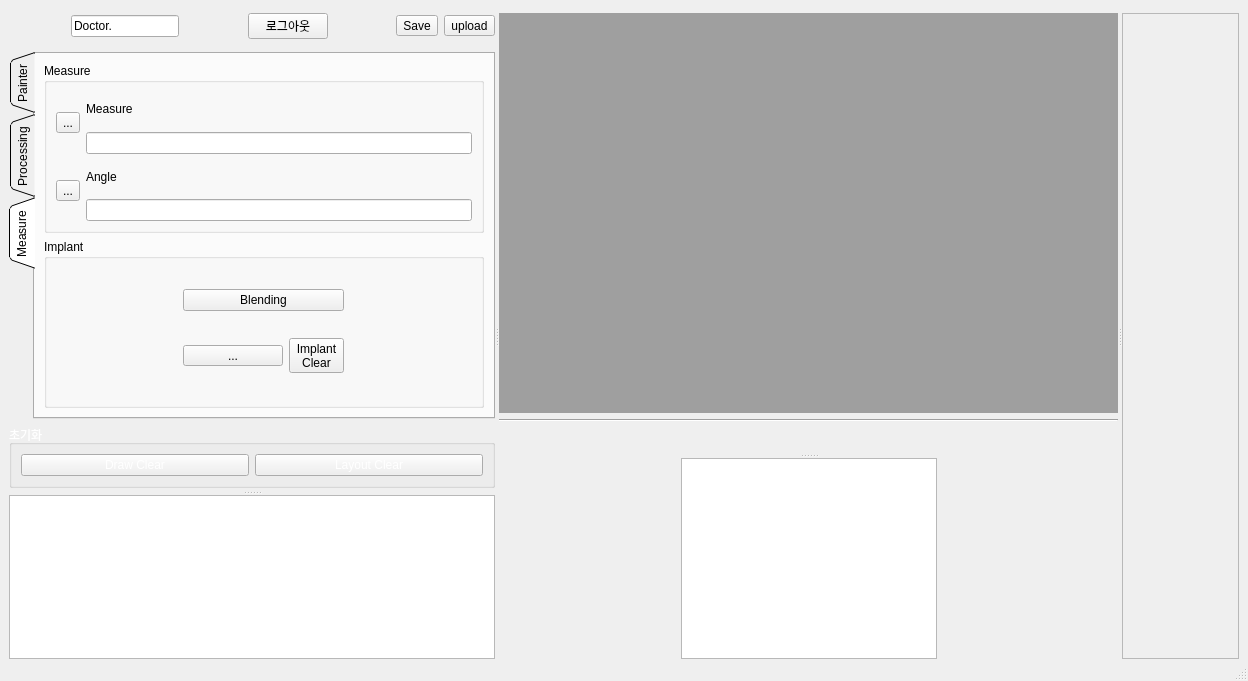
<?xml version="1.0" encoding="UTF-8"?>
<ui version="4.0">
 <class>MainWindow</class>
 <widget class="QMainWindow" name="MainWindow">
  <property name="geometry">
   <rect>
    <x>0</x>
    <y>0</y>
    <width>1248</width>
    <height>681</height>
   </rect>
  </property>
  <property name="windowTitle">
   <string>MainWindow</string>
  </property>
  <property name="styleSheet">
   <string notr="true">QMainWindow {background-color: rgb(32, 56, 100)};

</string>
  </property>
  <widget class="QWidget" name="centralwidget">
   <layout class="QVBoxLayout" name="verticalLayout_2">
    <property name="topMargin">
     <number>13</number>
    </property>
    <property name="bottomMargin">
     <number>0</number>
    </property>
    <item>
     <widget class="QSplitter" name="splitter4">
      <property name="orientation">
       <enum>Qt::Horizontal</enum>
      </property>
      <widget class="QSplitter" name="splitter3">
       <property name="orientation">
        <enum>Qt::Horizontal</enum>
       </property>
       <widget class="QSplitter" name="splitter">
        <property name="orientation">
         <enum>Qt::Vertical</enum>
        </property>
        <widget class="QWidget" name="layoutWidget">
         <layout class="QVBoxLayout" name="verticalLayout_8">
          <item>
           <layout class="QVBoxLayout" name="verticalLayout_5">
            <item>
             <layout class="QHBoxLayout" name="horizontalLayout_13">
              <item>
               <spacer name="horizontalSpacer_8">
                <property name="orientation">
                 <enum>Qt::Horizontal</enum>
                </property>
                <property name="sizeHint" stdset="0">
                 <size>
                  <width>40</width>
                  <height>20</height>
                 </size>
                </property>
               </spacer>
              </item>
              <item>
               <widget class="QLineEdit" name="doctorNameLineEdit">
                <property name="text">
                 <string>Doctor.</string>
                </property>
                <property name="readOnly">
                 <bool>true</bool>
                </property>
               </widget>
              </item>
              <item>
               <spacer name="horizontalSpacer_7">
                <property name="orientation">
                 <enum>Qt::Horizontal</enum>
                </property>
                <property name="sizeHint" stdset="0">
                 <size>
                  <width>40</width>
                  <height>20</height>
                 </size>
                </property>
               </spacer>
              </item>
              <item>
               <widget class="QPushButton" name="logoutPushButton">
                <property name="text">
                 <string>로그아웃</string>
                </property>
               </widget>
              </item>
              <item>
               <spacer name="horizontalSpacer">
                <property name="orientation">
                 <enum>Qt::Horizontal</enum>
                </property>
                <property name="sizeHint" stdset="0">
                 <size>
                  <width>40</width>
                  <height>20</height>
                 </size>
                </property>
               </spacer>
              </item>
              <item>
               <widget class="QToolButton" name="saveToolButton">
                <property name="text">
                 <string>Save</string>
                </property>
               </widget>
              </item>
              <item>
               <widget class="QToolButton" name="uploadButton">
                <property name="text">
                 <string>upload</string>
                </property>
               </widget>
              </item>
             </layout>
            </item>
            <item>
             <spacer name="verticalSpacer_3">
              <property name="orientation">
               <enum>Qt::Vertical</enum>
              </property>
              <property name="sizeHint" stdset="0">
               <size>
                <width>20</width>
                <height>40</height>
               </size>
              </property>
             </spacer>
            </item>
           </layout>
          </item>
          <item>
           <widget class="QTabWidget" name="tabWidget">
            <property name="tabPosition">
             <enum>QTabWidget::West</enum>
            </property>
            <property name="tabShape">
             <enum>QTabWidget::Triangular</enum>
            </property>
            <property name="currentIndex">
             <number>2</number>
            </property>
            <widget class="QWidget" name="painterTab">
             <attribute name="title">
              <string>Painter</string>
             </attribute>
             <layout class="QVBoxLayout" name="verticalLayout">
              <item>
               <widget class="QGroupBox" name="brushGroupBox">
                <property name="styleSheet">
                 <string notr="true">QGroupBox {color: rgb(255, 255, 255)};</string>
                </property>
                <property name="title">
                 <string>Brush</string>
                </property>
                <layout class="QVBoxLayout" name="verticalLayout_14">
                 <item>
                  <layout class="QHBoxLayout" name="horizontalLayout_6">
                   <item>
                    <widget class="QToolButton" name="cursorToolButton">
                     <property name="text">
                      <string>...</string>
                     </property>
                     <property name="icon">
                      <iconset resource="Image.qrc">
                       <normaloff>:/icon/Image/Cursor.png</normaloff>:/icon/Image/Cursor.png</iconset>
                     </property>
                     <property name="iconSize">
                      <size>
                       <width>30</width>
                       <height>30</height>
                      </size>
                     </property>
                    </widget>
                   </item>
                   <item>
                    <widget class="QToolButton" name="brushToolButton">
                     <property name="styleSheet">
                      <string notr="true">QToolButton {color: rgb(255, 255, 255)};
</string>
                     </property>
                     <property name="text">
                      <string>Brush</string>
                     </property>
                     <property name="icon">
                      <iconset resource="Image.qrc">
                       <normaloff>:/icon/Image/Brush.png</normaloff>:/icon/Image/Brush.png</iconset>
                     </property>
                    </widget>
                   </item>
                   <item>
                    <widget class="QPushButton" name="deletePushButton">
                     <property name="text">
                      <string>PushButton</string>
                     </property>
                    </widget>
                   </item>
                  </layout>
                 </item>
                </layout>
               </widget>
              </item>
              <item>
               <widget class="QGroupBox" name="figureGroupBox">
                <property name="styleSheet">
                 <string notr="true">QGroupBox {color: rgb(255, 255, 255)};</string>
                </property>
                <property name="title">
                 <string>Figure</string>
                </property>
                <layout class="QHBoxLayout" name="horizontalLayout_3">
                 <item>
                  <widget class="QToolButton" name="circleToolButton">
                   <property name="minimumSize">
                    <size>
                     <width>0</width>
                     <height>0</height>
                    </size>
                   </property>
                   <property name="text">
                    <string>...</string>
                   </property>
                   <property name="icon">
                    <iconset resource="Image.qrc">
                     <normaloff>:/icon/Image/circle2.png</normaloff>:/icon/Image/circle2.png</iconset>
                   </property>
                   <property name="iconSize">
                    <size>
                     <width>30</width>
                     <height>30</height>
                    </size>
                   </property>
                  </widget>
                 </item>
                 <item>
                  <widget class="QToolButton" name="triangleToolButton">
                   <property name="minimumSize">
                    <size>
                     <width>0</width>
                     <height>0</height>
                    </size>
                   </property>
                   <property name="text">
                    <string>...</string>
                   </property>
                   <property name="icon">
                    <iconset resource="Image.qrc">
                     <normaloff>:/icon/Image/triangle2.png</normaloff>:/icon/Image/triangle2.png</iconset>
                   </property>
                   <property name="iconSize">
                    <size>
                     <width>30</width>
                     <height>30</height>
                    </size>
                   </property>
                  </widget>
                 </item>
                 <item>
                  <widget class="QToolButton" name="rectangleToolButton">
                   <property name="minimumSize">
                    <size>
                     <width>0</width>
                     <height>0</height>
                    </size>
                   </property>
                   <property name="text">
                    <string>...</string>
                   </property>
                   <property name="icon">
                    <iconset resource="Image.qrc">
                     <normaloff>:/icon/Image/rectangle2.png</normaloff>:/icon/Image/rectangle2.png</iconset>
                   </property>
                   <property name="iconSize">
                    <size>
                     <width>30</width>
                     <height>30</height>
                    </size>
                   </property>
                  </widget>
                 </item>
                 <item>
                  <widget class="QToolButton" name="arrowToolButton">
                   <property name="minimumSize">
                    <size>
                     <width>0</width>
                     <height>0</height>
                    </size>
                   </property>
                   <property name="text">
                    <string>...</string>
                   </property>
                   <property name="icon">
                    <iconset resource="Image.qrc">
                     <normaloff>:/icon/Image/arrow3.png</normaloff>:/icon/Image/arrow3.png</iconset>
                   </property>
                   <property name="iconSize">
                    <size>
                     <width>30</width>
                     <height>30</height>
                    </size>
                   </property>
                  </widget>
                 </item>
                 <item>
                  <widget class="QToolButton" name="lineToolButton">
                   <property name="text">
                    <string>...</string>
                   </property>
                   <property name="icon">
                    <iconset resource="Image.qrc">
                     <normaloff>:/icon/Image/Line.png</normaloff>:/icon/Image/Line.png</iconset>
                   </property>
                   <property name="iconSize">
                    <size>
                     <width>30</width>
                     <height>30</height>
                    </size>
                   </property>
                  </widget>
                 </item>
                </layout>
               </widget>
              </item>
              <item>
               <widget class="QGroupBox" name="colorGroupBox">
                <property name="styleSheet">
                 <string notr="true">QGroupBox {color: rgb(255, 255, 255)};</string>
                </property>
                <property name="title">
                 <string>Color</string>
                </property>
                <layout class="QHBoxLayout" name="horizontalLayout_4">
                 <item>
                  <widget class="QToolButton" name="colorToolButton">
                   <property name="layoutDirection">
                    <enum>Qt::LeftToRight</enum>
                   </property>
                   <property name="text">
                    <string>Color</string>
                   </property>
                   <property name="icon">
                    <iconset resource="Image.qrc">
                     <normaloff>:/icon/Image/color.png</normaloff>:/icon/Image/color.png</iconset>
                   </property>
                   <property name="iconSize">
                    <size>
                     <width>150</width>
                     <height>15</height>
                    </size>
                   </property>
                  </widget>
                 </item>
                 <item>
                  <widget class="QDoubleSpinBox" name="doubleSpinBox"/>
                 </item>
                </layout>
               </widget>
              </item>
              <item>
               <widget class="QTextEdit" name="textEdit">
                <property name="maximumSize">
                 <size>
                  <width>16777215</width>
                  <height>40</height>
                 </size>
                </property>
               </widget>
              </item>
              <item>
               <widget class="QPushButton" name="printPushButton">
                <property name="text">
                 <string>Print</string>
                </property>
               </widget>
              </item>
              <item>
               <widget class="QGroupBox" name="groupBox_2">
                <property name="styleSheet">
                 <string notr="true">QGroupBox {color: rgb(255, 255, 255)};</string>
                </property>
                <property name="title">
                 <string>Rotate</string>
                </property>
                <layout class="QVBoxLayout" name="verticalLayout_15">
                 <item>
                  <widget class="QDoubleSpinBox" name="rotateDoubleSpinBox">
                   <property name="minimum">
                    <double>-360.000000000000000</double>
                   </property>
                   <property name="maximum">
                    <double>360.000000000000000</double>
                   </property>
                  </widget>
                 </item>
                </layout>
               </widget>
              </item>
             </layout>
            </widget>
            <widget class="QWidget" name="processingTab">
             <attribute name="title">
              <string>Processing</string>
             </attribute>
             <layout class="QVBoxLayout" name="verticalLayout_4">
              <item>
               <widget class="QGroupBox" name="groupBox">
                <property name="styleSheet">
                 <string notr="true">QGroupBox {color: rgb(255, 255, 255)};
</string>
                </property>
                <property name="title">
                 <string>GroupBox</string>
                </property>
                <layout class="QVBoxLayout" name="verticalLayout_13">
                 <item>
                  <layout class="QVBoxLayout" name="verticalLayout_12">
                   <item>
                    <layout class="QHBoxLayout" name="horizontalLayout_2">
                     <item>
                      <layout class="QVBoxLayout" name="verticalLayout_9">
                       <item>
                        <widget class="QLabel" name="label">
                         <property name="styleSheet">
                          <string notr="true">QLabel {color: rgb(255, 255, 255)};</string>
                         </property>
                         <property name="text">
                          <string>brightness</string>
                         </property>
                         <property name="buddy">
                          <cstring>brightnessSlider</cstring>
                         </property>
                        </widget>
                       </item>
                       <item>
                        <widget class="QSlider" name="brightnessSlider">
                         <property name="orientation">
                          <enum>Qt::Horizontal</enum>
                         </property>
                        </widget>
                       </item>
                      </layout>
                     </item>
                     <item>
                      <layout class="QVBoxLayout" name="verticalLayout_10">
                       <item>
                        <widget class="QLabel" name="label_2">
                         <property name="styleSheet">
                          <string notr="true">QLabel {color: rgb(255, 255, 255)};</string>
                         </property>
                         <property name="text">
                          <string>contrast</string>
                         </property>
                         <property name="buddy">
                          <cstring>contrastSlider</cstring>
                         </property>
                        </widget>
                       </item>
                       <item>
                        <widget class="QSlider" name="contrastSlider">
                         <property name="orientation">
                          <enum>Qt::Horizontal</enum>
                         </property>
                        </widget>
                       </item>
                      </layout>
                     </item>
                    </layout>
                   </item>
                   <item>
                    <layout class="QHBoxLayout" name="horizontalLayout">
                     <item>
                      <widget class="QToolButton" name="sharpenToolButton">
                       <property name="text">
                        <string>...</string>
                       </property>
                       <property name="icon">
                        <iconset resource="Image.qrc">
                         <normaloff>:/icon/Image/sharpen.png</normaloff>:/icon/Image/sharpen.png</iconset>
                       </property>
                       <property name="iconSize">
                        <size>
                         <width>30</width>
                         <height>30</height>
                        </size>
                       </property>
                      </widget>
                     </item>
                     <item>
                      <widget class="QToolButton" name="inversionToolButton">
                       <property name="text">
                        <string>...</string>
                       </property>
                       <property name="icon">
                        <iconset resource="Image.qrc">
                         <normaloff>:/icon/Image/Contrast.png</normaloff>:/icon/Image/Contrast.png</iconset>
                       </property>
                       <property name="iconSize">
                        <size>
                         <width>30</width>
                         <height>30</height>
                        </size>
                       </property>
                      </widget>
                     </item>
                     <item>
                      <widget class="QToolButton" name="verticalFlipToolButton">
                       <property name="text">
                        <string>...</string>
                       </property>
                       <property name="icon">
                        <iconset resource="Image.qrc">
                         <normaloff>:/icon/Image/vertical flip.png</normaloff>:/icon/Image/vertical flip.png</iconset>
                       </property>
                       <property name="iconSize">
                        <size>
                         <width>30</width>
                         <height>30</height>
                        </size>
                       </property>
                      </widget>
                     </item>
                     <item>
                      <widget class="QToolButton" name="horizontalFlipToolButton">
                       <property name="text">
                        <string>...</string>
                       </property>
                       <property name="icon">
                        <iconset resource="Image.qrc">
                         <normaloff>:/icon/Image/horizontal flip.png</normaloff>:/icon/Image/horizontal flip.png</iconset>
                       </property>
                       <property name="iconSize">
                        <size>
                         <width>30</width>
                         <height>30</height>
                        </size>
                       </property>
                      </widget>
                     </item>
                    </layout>
                   </item>
                   <item>
                    <widget class="QPushButton" name="processingClearPushButton">
                     <property name="text">
                      <string>processingClear</string>
                     </property>
                    </widget>
                   </item>
                  </layout>
                 </item>
                </layout>
               </widget>
              </item>
              <item>
               <widget class="QGroupBox" name="imageGroupBox">
                <property name="styleSheet">
                 <string notr="true">QGroupBox {color: rgb(255, 255, 255)};</string>
                </property>
                <property name="title">
                 <string>Image</string>
                </property>
                <layout class="QVBoxLayout" name="verticalLayout_3">
                 <item>
                  <layout class="QHBoxLayout" name="horizontalLayout_10">
                   <item>
                    <widget class="QToolButton" name="zoomInToolButton">
                     <property name="text">
                      <string>...</string>
                     </property>
                     <property name="icon">
                      <iconset resource="Image.qrc">
                       <normaloff>:/icon/Image/zoom.png</normaloff>:/icon/Image/zoom.png</iconset>
                     </property>
                     <property name="iconSize">
                      <size>
                       <width>30</width>
                       <height>30</height>
                      </size>
                     </property>
                    </widget>
                   </item>
                   <item>
                    <widget class="QToolButton" name="zoomOutToolButton">
                     <property name="text">
                      <string>...</string>
                     </property>
                     <property name="icon">
                      <iconset resource="Image.qrc">
                       <normaloff>:/icon/Image/zoomOut.png</normaloff>:/icon/Image/zoomOut.png</iconset>
                     </property>
                     <property name="iconSize">
                      <size>
                       <width>30</width>
                       <height>30</height>
                      </size>
                     </property>
                    </widget>
                   </item>
                   <item>
                    <widget class="QToolButton" name="panningToolButton">
                     <property name="text">
                      <string>...</string>
                     </property>
                     <property name="icon">
                      <iconset resource="Image.qrc">
                       <normaloff>:/icon/Image/panning.png</normaloff>:/icon/Image/panning.png</iconset>
                     </property>
                     <property name="iconSize">
                      <size>
                       <width>30</width>
                       <height>30</height>
                      </size>
                     </property>
                    </widget>
                   </item>
                  </layout>
                 </item>
                 <item>
                  <layout class="QHBoxLayout" name="horizontalLayout_12">
                   <item>
                    <widget class="QToolButton" name="leftRotateToolButton">
                     <property name="text">
                      <string>...</string>
                     </property>
                     <property name="icon">
                      <iconset resource="Image.qrc">
                       <normaloff>:/icon/Image/rotate_L.png</normaloff>:/icon/Image/rotate_L.png</iconset>
                     </property>
                     <property name="iconSize">
                      <size>
                       <width>30</width>
                       <height>30</height>
                      </size>
                     </property>
                    </widget>
                   </item>
                   <item>
                    <widget class="QToolButton" name="rightRotateToolButton">
                     <property name="text">
                      <string>...</string>
                     </property>
                     <property name="icon">
                      <iconset resource="Image.qrc">
                       <normaloff>:/icon/Image/rotate_R.png</normaloff>:/icon/Image/rotate_R.png</iconset>
                     </property>
                     <property name="iconSize">
                      <size>
                       <width>30</width>
                       <height>30</height>
                      </size>
                     </property>
                    </widget>
                   </item>
                   <item>
                    <widget class="QPushButton" name="sourceSizePushButton">
                     <property name="styleSheet">
                      <string notr="true">QPushButton {background-color: rgb(217, 217, 217)};</string>
                     </property>
                     <property name="text">
                      <string>Source
Size</string>
                     </property>
                    </widget>
                   </item>
                  </layout>
                 </item>
                </layout>
               </widget>
              </item>
             </layout>
            </widget>
            <widget class="QWidget" name="measueTab">
             <attribute name="title">
              <string>Measure</string>
             </attribute>
             <layout class="QVBoxLayout" name="verticalLayout_6">
              <item>
               <widget class="QGroupBox" name="measureGroupBox">
                <property name="styleSheet">
                 <string notr="true">QGroupBox {color: rgb(255, 255, 255)};</string>
                </property>
                <property name="title">
                 <string>Measure</string>
                </property>
                <layout class="QVBoxLayout" name="verticalLayout_19">
                 <item>
                  <layout class="QVBoxLayout" name="verticalLayout_18">
                   <item>
                    <layout class="QHBoxLayout" name="horizontalLayout_5">
                     <item>
                      <widget class="QToolButton" name="rulerToolButton">
                       <property name="minimumSize">
                        <size>
                         <width>0</width>
                         <height>0</height>
                        </size>
                       </property>
                       <property name="text">
                        <string>...</string>
                       </property>
                       <property name="icon">
                        <iconset resource="Image.qrc">
                         <normaloff>:/icon/Image/ruler.png</normaloff>:/icon/Image/ruler.png</iconset>
                       </property>
                       <property name="iconSize">
                        <size>
                         <width>30</width>
                         <height>30</height>
                        </size>
                       </property>
                      </widget>
                     </item>
                     <item>
                      <layout class="QVBoxLayout" name="verticalLayout_16">
                       <item>
                        <widget class="QLabel" name="label_3">
                         <property name="text">
                          <string>Measure</string>
                         </property>
                        </widget>
                       </item>
                       <item>
                        <widget class="QLineEdit" name="rulerLineEdit"/>
                       </item>
                      </layout>
                     </item>
                    </layout>
                   </item>
                   <item>
                    <layout class="QHBoxLayout" name="horizontalLayout_7">
                     <item>
                      <widget class="QToolButton" name="protractorToolButton">
                       <property name="minimumSize">
                        <size>
                         <width>0</width>
                         <height>0</height>
                        </size>
                       </property>
                       <property name="text">
                        <string>...</string>
                       </property>
                       <property name="icon">
                        <iconset resource="Image.qrc">
                         <normaloff>:/icon/Image/progtractor.png</normaloff>:/icon/Image/progtractor.png</iconset>
                       </property>
                       <property name="iconSize">
                        <size>
                         <width>30</width>
                         <height>30</height>
                        </size>
                       </property>
                      </widget>
                     </item>
                     <item>
                      <layout class="QVBoxLayout" name="verticalLayout_17">
                       <item>
                        <widget class="QLabel" name="angleLabel">
                         <property name="text">
                          <string>Angle</string>
                         </property>
                        </widget>
                       </item>
                       <item>
                        <widget class="QLineEdit" name="angleLineEdit"/>
                       </item>
                      </layout>
                     </item>
                    </layout>
                   </item>
                  </layout>
                 </item>
                </layout>
               </widget>
              </item>
              <item>
               <widget class="QGroupBox" name="implantGroupBox">
                <property name="styleSheet">
                 <string notr="true">QGroupBox {color: rgb(255, 255, 255)};</string>
                </property>
                <property name="title">
                 <string>Implant</string>
                </property>
                <layout class="QGridLayout" name="gridLayout">
                 <item row="0" column="0">
                  <widget class="QPushButton" name="blendingPushButton">
                   <property name="text">
                    <string>Blending</string>
                   </property>
                  </widget>
                 </item>
                 <item row="1" column="0">
                  <layout class="QHBoxLayout" name="horizontalLayout_9">
                   <item>
                    <widget class="QToolButton" name="implantToolButton">
                     <property name="minimumSize">
                      <size>
                       <width>100</width>
                       <height>0</height>
                      </size>
                     </property>
                     <property name="sizeIncrement">
                      <size>
                       <width>0</width>
                       <height>0</height>
                      </size>
                     </property>
                     <property name="text">
                      <string>...</string>
                     </property>
                     <property name="icon">
                      <iconset resource="Image.qrc">
                       <normaloff>:/icon/Image/implant.png</normaloff>:/icon/Image/implant.png</iconset>
                     </property>
                     <property name="iconSize">
                      <size>
                       <width>30</width>
                       <height>30</height>
                      </size>
                     </property>
                    </widget>
                   </item>
                   <item>
                    <widget class="QToolButton" name="implantClearToolButton">
                     <property name="text">
                      <string>Implant
Clear</string>
                     </property>
                    </widget>
                   </item>
                  </layout>
                 </item>
                </layout>
               </widget>
              </item>
             </layout>
            </widget>
           </widget>
          </item>
          <item>
           <layout class="QVBoxLayout" name="verticalLayout_7">
            <item>
             <spacer name="verticalSpacer_4">
              <property name="orientation">
               <enum>Qt::Vertical</enum>
              </property>
              <property name="sizeHint" stdset="0">
               <size>
                <width>20</width>
                <height>15</height>
               </size>
              </property>
             </spacer>
            </item>
            <item>
             <widget class="QGroupBox" name="initializationGroupBox">
              <property name="palette">
               <palette>
                <active>
                 <colorrole role="WindowText">
                  <brush brushstyle="SolidPattern">
                   <color alpha="255">
                    <red>255</red>
                    <green>255</green>
                    <blue>255</blue>
                   </color>
                  </brush>
                 </colorrole>
                 <colorrole role="Text">
                  <brush brushstyle="SolidPattern">
                   <color alpha="255">
                    <red>255</red>
                    <green>255</green>
                    <blue>255</blue>
                   </color>
                  </brush>
                 </colorrole>
                 <colorrole role="ButtonText">
                  <brush brushstyle="SolidPattern">
                   <color alpha="255">
                    <red>255</red>
                    <green>255</green>
                    <blue>255</blue>
                   </color>
                  </brush>
                 </colorrole>
                 <colorrole role="PlaceholderText">
                  <brush brushstyle="SolidPattern">
                   <color alpha="255">
                    <red>255</red>
                    <green>255</green>
                    <blue>255</blue>
                   </color>
                  </brush>
                 </colorrole>
                </active>
                <inactive>
                 <colorrole role="WindowText">
                  <brush brushstyle="SolidPattern">
                   <color alpha="255">
                    <red>255</red>
                    <green>255</green>
                    <blue>255</blue>
                   </color>
                  </brush>
                 </colorrole>
                 <colorrole role="Text">
                  <brush brushstyle="SolidPattern">
                   <color alpha="255">
                    <red>255</red>
                    <green>255</green>
                    <blue>255</blue>
                   </color>
                  </brush>
                 </colorrole>
                 <colorrole role="ButtonText">
                  <brush brushstyle="SolidPattern">
                   <color alpha="255">
                    <red>255</red>
                    <green>255</green>
                    <blue>255</blue>
                   </color>
                  </brush>
                 </colorrole>
                 <colorrole role="PlaceholderText">
                  <brush brushstyle="SolidPattern">
                   <color alpha="255">
                    <red>255</red>
                    <green>255</green>
                    <blue>255</blue>
                   </color>
                  </brush>
                 </colorrole>
                </inactive>
                <disabled>
                 <colorrole role="WindowText">
                  <brush brushstyle="SolidPattern">
                   <color alpha="255">
                    <red>255</red>
                    <green>255</green>
                    <blue>255</blue>
                   </color>
                  </brush>
                 </colorrole>
                 <colorrole role="Text">
                  <brush brushstyle="SolidPattern">
                   <color alpha="255">
                    <red>255</red>
                    <green>255</green>
                    <blue>255</blue>
                   </color>
                  </brush>
                 </colorrole>
                 <colorrole role="ButtonText">
                  <brush brushstyle="SolidPattern">
                   <color alpha="255">
                    <red>255</red>
                    <green>255</green>
                    <blue>255</blue>
                   </color>
                  </brush>
                 </colorrole>
                 <colorrole role="PlaceholderText">
                  <brush brushstyle="SolidPattern">
                   <color alpha="255">
                    <red>255</red>
                    <green>255</green>
                    <blue>255</blue>
                   </color>
                  </brush>
                 </colorrole>
                </disabled>
               </palette>
              </property>
              <property name="autoFillBackground">
               <bool>false</bool>
              </property>
              <property name="styleSheet">
               <string notr="true">QGroupBox {color: rgb(255, 255, 255)};


</string>
              </property>
              <property name="title">
               <string>초기화</string>
              </property>
              <property name="checkable">
               <bool>false</bool>
              </property>
              <layout class="QHBoxLayout" name="horizontalLayout_8">
               <item>
                <widget class="QPushButton" name="drawClearPushButton">
                 <property name="styleSheet">
                  <string notr="true">QPushButton {background-color: rgb(217, 217, 217)};</string>
                 </property>
                 <property name="text">
                  <string>Draw Clear</string>
                 </property>
                </widget>
               </item>
               <item>
                <widget class="QPushButton" name="layoutClearPushButton">
                 <property name="styleSheet">
                  <string notr="true">QPushButton {background-color: rgb(217, 217, 217)};
</string>
                 </property>
                 <property name="text">
                  <string>Layout Clear</string>
                 </property>
                </widget>
               </item>
              </layout>
             </widget>
            </item>
           </layout>
          </item>
          <item>
           <spacer name="verticalSpacer_2">
            <property name="orientation">
             <enum>Qt::Vertical</enum>
            </property>
            <property name="sizeHint" stdset="0">
             <size>
              <width>256</width>
              <height>36</height>
             </size>
            </property>
           </spacer>
          </item>
         </layout>
        </widget>
        <widget class="QTableView" name="patientTableView">
         <property name="editTriggers">
          <set>QAbstractItemView::NoEditTriggers</set>
         </property>
         <property name="alternatingRowColors">
          <bool>true</bool>
         </property>
         <property name="selectionBehavior">
          <enum>QAbstractItemView::SelectRows</enum>
         </property>
         <attribute name="verticalHeaderDefaultSectionSize">
          <number>30</number>
         </attribute>
        </widget>
       </widget>
       <widget class="QSplitter" name="splitter2">
        <property name="orientation">
         <enum>Qt::Vertical</enum>
        </property>
        <widget class="QWidget" name="layoutWidget">
         <layout class="QVBoxLayout" name="verticalLayout_11">
          <item>
           <widget class="QMdiArea" name="mdiArea">
            <property name="styleSheet">
             <string notr="true">QMdiArea {background-color: rgb(32, 56, 100)};
</string>
            </property>
            <property name="viewMode">
             <enum>QMdiArea::TabbedView</enum>
            </property>
           </widget>
          </item>
          <item>
           <widget class="Line" name="line">
            <property name="orientation">
             <enum>Qt::Horizontal</enum>
            </property>
           </widget>
          </item>
          <item>
           <spacer name="verticalSpacer">
            <property name="orientation">
             <enum>Qt::Vertical</enum>
            </property>
            <property name="sizeHint" stdset="0">
             <size>
              <width>522</width>
              <height>13</height>
             </size>
            </property>
           </spacer>
          </item>
         </layout>
        </widget>
        <widget class="QWidget" name="layoutWidget">
         <layout class="QHBoxLayout" name="horizontalLayout_14">
          <item>
           <spacer name="horizontalSpacer_9">
            <property name="orientation">
             <enum>Qt::Horizontal</enum>
            </property>
            <property name="sizeHint" stdset="0">
             <size>
              <width>40</width>
              <height>20</height>
             </size>
            </property>
           </spacer>
          </item>
          <item>
           <widget class="QListWidget" name="listWidget"/>
          </item>
          <item>
           <spacer name="horizontalSpacer_10">
            <property name="orientation">
             <enum>Qt::Horizontal</enum>
            </property>
            <property name="sizeHint" stdset="0">
             <size>
              <width>40</width>
              <height>20</height>
             </size>
            </property>
           </spacer>
          </item>
         </layout>
        </widget>
       </widget>
      </widget>
      <widget class="QFrame" name="frame">
       <property name="maximumSize">
        <size>
         <width>16777215</width>
         <height>16777215</height>
        </size>
       </property>
       <property name="frameShape">
        <enum>QFrame::StyledPanel</enum>
       </property>
       <property name="frameShadow">
        <enum>QFrame::Raised</enum>
       </property>
      </widget>
     </widget>
    </item>
   </layout>
  </widget>
  <widget class="QStatusBar" name="statusbar"/>
  <action name="actionRedo">
   <property name="text">
    <string>Redo</string>
   </property>
  </action>
  <action name="actionUndo">
   <property name="text">
    <string>Undo</string>
   </property>
  </action>
  <action name="actionSave">
   <property name="text">
    <string>Save</string>
   </property>
  </action>
 </widget>
 <resources>
  <include location="Image.qrc"/>
 </resources>
 <connections/>
</ui>
